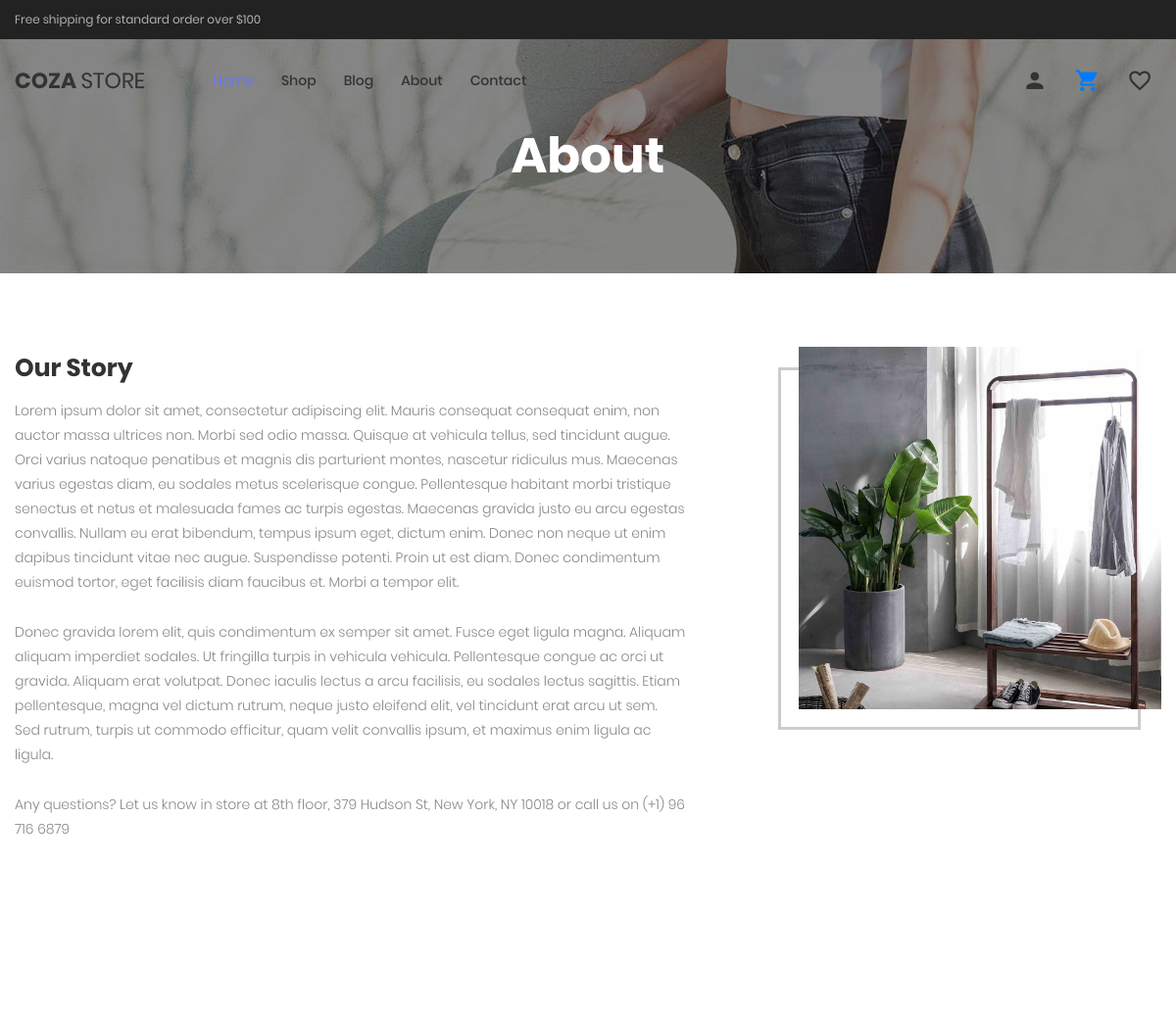
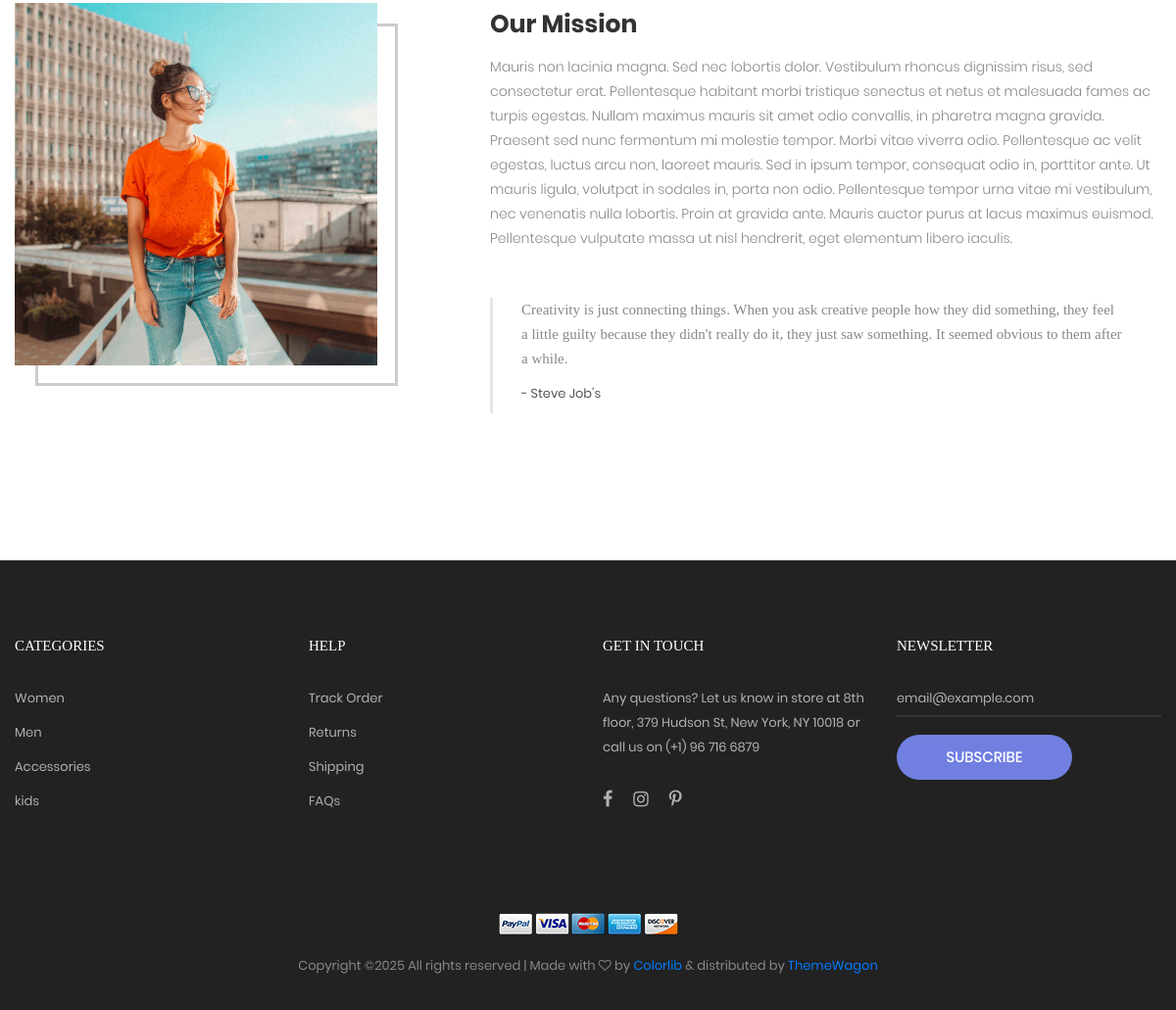
The page /about/ on the database its author committed (2 pictures, top to bottom).
### demo/models.py (models this page shows, shortened)
class Category(models.Model):
    category_name=models.CharField(max_length=200)
    category_img=models.ImageField(upload_to='media/')

### demo/views.py (the view)
# urls.py: path('about/',about),
def about(request):
    categories=Category.objects.all()
    return render(request,'about.html',{'categories':categories,})

### demo/templates/about.html (shortened to what this page needs)
{% extends "header.html" %}
{% load static %}
{% block main %}
	<section class="bg-img1 txt-center p-lr-15 p-tb-92" style="background-image:url('{% static 'images/bg-01.jpg' %}');">
		<h2 class="ltext-105 cl0 txt-center">
			About
		</h2>
	</section>
	<section class="bg0 p-t-75 p-b-120">
		<div class="container">
			<div class="row p-b-148">
				<div class="col-md-7 col-lg-8">
					<div class="p-t-7 p-r-85 p-r-15-lg p-r-0-md">
						<h3 class="mtext-111 cl2 p-b-16">
							Our Story
						</h3>
						<p class="stext-113 cl6 p-b-26">
							Lorem ipsum dolor sit amet, consectetur adipiscing elit. Mauris consequat consequat enim, non auctor massa ultrices non. Morbi sed odio massa. Quisque at vehicula tellus, sed tincidunt augue. Orci varius natoque penatibus et magnis dis parturient montes, nascetur ridiculus mus. Maecenas varius egestas diam, eu sodales metus scelerisque congue. Pellentesque habitant morbi tristique senectus et netus et malesuada fames ac turpis egestas. Maecenas gravida justo eu arcu egestas convallis. Nullam eu erat bibendum, tempus ipsum eget, dictum enim. Donec non neque ut enim dapibus tincidunt vitae nec augue. Suspendisse potenti. Proin ut est diam. Donec condimentum euismod tortor, eget facilisis diam faucibus et. Morbi a tempor elit.
						</p>
						<p class="stext-113 cl6 p-b-26">
							Donec gravida lorem elit, quis condimentum ex semper sit amet. Fusce eget ligula magna. Aliquam aliquam imperdiet sodales. Ut fringilla turpis in vehicula vehicula. Pellentesque congue ac orci ut gravida. Aliquam erat volutpat. Donec iaculis lectus a arcu facilisis, eu sodales lectus sagittis. Etiam pellentesque, magna vel dictum rutrum, neque justo eleifend elit, vel tincidunt erat arcu ut sem. Sed rutrum, turpis ut commodo efficitur, quam velit convallis ipsum, et maximus enim ligula ac ligula.
						</p>
						<p class="stext-113 cl6 p-b-26">
							Any questions? Let us know in store at 8th floor, 379 Hudson St, New York, NY 10018 or call us on (+1) 96 716 6879
						</p>
					</div>
				</div>
				<div class="col-11 col-md-5 col-lg-4 m-lr-auto">
					<div class="how-bor1 ">
						<div class="hov-img0">
							<img src="{% static "images/about-01.jpg" %}" alt="IMG">
						</div>
					</div>
				</div>
			</div>
			<div class="row">
				<div class="order-md-2 col-md-7 col-lg-8 p-b-30">
					<div class="p-t-7 p-l-85 p-l-15-lg p-l-0-md">
						<h3 class="mtext-111 cl2 p-b-16">
							Our Mission
						</h3>
						<p class="stext-113 cl6 p-b-26">
							Mauris non lacinia magna. Sed nec lobortis dolor. Vestibulum rhoncus dignissim risus, sed consectetur erat. Pellentesque habitant morbi tristique senectus et netus et malesuada fames ac turpis egestas. Nullam maximus mauris sit amet odio convallis, in pharetra magna gravida. Praesent sed nunc fermentum mi molestie tempor. Morbi vitae viverra odio. Pellentesque ac velit egestas, luctus arcu non, laoreet mauris. Sed in ipsum tempor, consequat odio in, porttitor ante. Ut mauris ligula, volutpat in sodales in, porta non odio. Pellentesque tempor urna vitae mi vestibulum, nec venenatis nulla lobortis. Proin at gravida ante. Mauris auctor purus at lacus maximus euismod. Pellentesque vulputate massa ut nisl hendrerit, eget elementum libero iaculis.
						</p>
						<div class="bor16 p-l-29 p-b-9 m-t-22">
							<p class="stext-114 cl6 p-r-40 p-b-11">
								Creativity is just connecting things. When you ask creative people how they did something, they feel a little guilty because they didn't really do it, they just saw something. It seemed obvious to them after a while.
							</p>
							<span class="stext-111 cl8">
								- Steve Job’s
							</span>
						</div>
					</div>
				</div>
				<div class="order-md-1 col-11 col-md-5 col-lg-4 m-lr-auto p-b-30">
					<div class="how-bor2">
						<div class="hov-img0">
							<img src="{% static "images/about-02.jpg" %}" alt="IMG">
						</div>
					</div>
				</div>
			</div>
		</div>
	</section>
{% endblock main %}

### demo/templates/header.html (shortened to what this page needs)
<!DOCTYPE html>
{% load static %}
<html lang="en">
<head>
	<link rel="stylesheet" type="text/css" href="{% static 'vendor/bootstrap/css/bootstrap.min.css' %}">
	<link rel="stylesheet" type="text/css" href="{% static 'fonts/font-awesome-4.7.0/css/font-awesome.min.css' %}">
	<link rel="stylesheet" type="text/css" href="{% static 'fonts/iconic/css/material-design-iconic-font.min.css' %}">
	<link rel="stylesheet" type="text/css" href="{% static 'fonts/linearicons-v1.0.0/icon-font.min.css' %}">
	<link rel="stylesheet" type="text/css" href="{% static 'vendor/animate/animate.css' %}">
	<link rel="stylesheet" type="text/css" href="{% static 'vendor/css-hamburgers/hamburgers.min.css' %}">
	<link rel="stylesheet" type="text/css" href="{% static 'vendor/animsition/css/animsition.min.css' %}">
	<link rel="stylesheet" type="text/css" href="{% static 'vendor/select2/select2.min.css' %}">
	<link rel="stylesheet" type="text/css" href="{% static 'vendor/daterangepicker/daterangepicker.css' %}">
	<link rel="stylesheet" type="text/css" href="{% static 'vendor/slick/slick.css' %}">
	<link rel="stylesheet" type="text/css" href="{% static 'vendor/MagnificPopup/magnific-popup.css' %}">
	<link rel="stylesheet" type="text/css" href="{% static 'vendor/perfect-scrollbar/perfect-scrollbar.css' %}">
	<link rel="stylesheet" type="text/css" href="{% static 'css/util.css' %}">
	<link rel="stylesheet" type="text/css" href="{% static 'css/main.css' %}">
	<link rel="stylesheet" type="text/css" href="{% static 'css/icon.css' %}">
</head>
<body class="animsition">
	<header>
		<div class="container-menu-desktop">
			<div class="top-bar">
				<div class="content-topbar flex-sb-m h-full container">
					<div class="left-top-bar">
						Free shipping for standard order over $100
					</div>
				</div>
			</div>
			<div class="wrap-menu-desktop">
				<nav class="limiter-menu-desktop container">
					<a href="/" class="logo">
						<img src=" {% static "images/icons/logo-01.png" %}" alt="IMG-LOGO">
					</a>
					<div class="menu-desktop">
						<ul class="main-menu">
							<li class="active-menu">
								<a href="/">Home</a>
							</li>
							<li>
								<a href="/shop">Shop</a>
							</li>
							<li>
								<a href="/blog">Blog</a>
							</li>
							<li>
								<a href="/about">About</a>
							</li>
							<li>
								<a href="/contact">Contact</a>
							</li>
						</ul>
					</div>
					<div class="wrap-icon-header flex-w flex-r-m">
						<div class="icon-header-item cl2 hov-cl1 trans-04 p-l-22 p-r-11 js-show-modal-account">
							<i class="zmdi zmdi-account"></i>
						</div>
						<div class="icon-header-item cl2 hov-cl1 trans-04 p-l-22 p-r-11 js-show-cart">
							<a href="/cart">
							<i class="zmdi zmdi-shopping-cart"></i>
							</a>
						</div>
						<a href="/wishlist" class="dis-block icon-header-item cl2 hov-cl1 trans-04 p-l-22 p-r-11 ">
							<i class="zmdi zmdi-favorite-outline"></i>
						</a>
					</div>
				</nav>
			</div>
		</div>
	</header>
{% block main %}
{% endblock main %}
	<footer class="bg3 p-t-75 p-b-32">
		<div class="container">
			<div class="row">
				<div class="col-sm-6 col-lg-3 p-b-50">
					<h4 class="stext-301 cl0 p-b-30">
						Categories
					</h4>
					<ul>
						{% for i in categories%}
						<li class="p-b-10">
							<a href="#" class="stext-107 cl7 hov-cl1 trans-04">
								{{i.category_name}}
							</a>
						</li>
						{% endfor %}
					</ul>
				</div>
				<div class="col-sm-6 col-lg-3 p-b-50">
					<h4 class="stext-301 cl0 p-b-30">
						Help
					</h4>
					<ul>
						<li class="p-b-10">
							<a href="#" class="stext-107 cl7 hov-cl1 trans-04">
								Track Order
							</a>
						</li>
						<li class="p-b-10">
							<a href="#" class="stext-107 cl7 hov-cl1 trans-04">
								Returns
							</a>
						</li>
						<li class="p-b-10">
							<a href="#" class="stext-107 cl7 hov-cl1 trans-04">
								Shipping
							</a>
						</li>
						<li class="p-b-10">
							<a href="#" class="stext-107 cl7 hov-cl1 trans-04">
								FAQs
							</a>
						</li>
					</ul>
				</div>
				<div class="col-sm-6 col-lg-3 p-b-50">
					<h4 class="stext-301 cl0 p-b-30">
						GET IN TOUCH
					</h4>
					<p class="stext-107 cl7 size-201">
						Any questions? Let us know in store at 8th floor, 379 Hudson St, New York, NY 10018 or call us on (+1) 96 716 6879
					</p>
					<div class="p-t-27">
						<a href="#" class="fs-18 cl7 hov-cl1 trans-04 m-r-16">
							<i class="fa fa-facebook"></i>
						</a>
						<a href="#" class="fs-18 cl7 hov-cl1 trans-04 m-r-16">
							<i class="fa fa-instagram"></i>
						</a>
						<a href="#" class="fs-18 cl7 hov-cl1 trans-04 m-r-16">
							<i class="fa fa-pinterest-p"></i>
						</a>
					</div>
				</div>
				<div class="col-sm-6 col-lg-3 p-b-50">
					<h4 class="stext-301 cl0 p-b-30">
						Newsletter
					</h4>
					<form>
						<div class="wrap-input1 w-full p-b-4">
							<input class="input1 bg-none plh1 stext-107 cl7" type="text" name="email" placeholder="email@example.com">
						</div>
						<div class="p-t-18">
							<button class="flex-c-m stext-101 cl0 size-103 bg1 bor1 hov-btn2 p-lr-15 trans-04">
								Subscribe
							</button>
						</div>
					</form>
				</div>
			</div>
			<div class="p-t-40">
				<div class="flex-c-m flex-w p-b-18">
					<a href="#" class="m-all-1">
						<img src="{% static "images/icons/icon-pay-01.png" %}" alt="ICON-PAY">
					</a>
					<a href="#" class="m-all-1">
						<img src="{% static "images/icons/icon-pay-02.png" %}" alt="ICON-PAY">
					</a>
					<a href="#" class="m-all-1">
						<img src="{% static "images/icons/icon-pay-03.png" %}" alt="ICON-PAY">
					</a>
					<a href="#" class="m-all-1">
						<img src="{% static "images/icons/icon-pay-04.png" %}" alt="ICON-PAY">
					</a>
					<a href="#" class="m-all-1">
						<img src="{% static "images/icons/icon-pay-05.png" %}" alt="ICON-PAY">
					</a>
				</div>
				<p class="stext-107 cl6 txt-center">
Copyright &copy;<script>document.write(new Date().getFullYear());</script> All rights reserved | Made with <i class="fa fa-heart-o" aria-hidden="true"></i> by <a href="https://colorlib.com" target="_blank">Colorlib</a> &amp; distributed by <a href="https://themewagon.com" target="_blank">ThemeWagon</a>
				</p>
			</div>
		</div>
	</footer>
</body>
</html>

### static/css/main.css (style rules this page uses)
.container { max-width: 1380px; }
@media (max-width: 1600px) { .container { max-width: 1200px; } }
.container-menu-desktop { height: auto; width: 100%; position: relative; -webkit-transition: all 0.3s; -o-transition: all 0.3s; -moz-transition: all 0.3s; transition: all 0.3s; }
.top-bar { height: 40px; background-color: #222; }
.left-top-bar { font-family: Poppins-Regular; font-size: 12px; line-height: 1.8; color: #b2b2b2; }
.wrap-menu-desktop { position: fixed; z-index: 1100; background-color: transparent; width: 100%; height: 84px; top: 40px; left: 0px; -webkit-transition: height 0.3s, background-color 0.3s; -o-transition: height 0.3s, background-color 0.3s; -moz-transition: height 0.3s, background-color 0.3s; transition: height 0.3s, background-color 0.3s; }
.limiter-menu-desktop { height: 100%; display: -webkit-box; display: -webkit-flex; display: -moz-box; display: -ms-flexbox; display: flex; align-items: center; background-color: transparent; }
.logo { display: -webkit-box; display: -webkit-flex; display: -moz-box; display: -ms-flexbox; display: flex; align-items: center; height: 65%; margin-right: 55px; }
.logo img { max-width: 100%; max-height: 100%; }
.menu-desktop { display: -webkit-box; display: -webkit-flex; display: -moz-box; display: -ms-flexbox; display: flex; align-items: center; height: 100%; }
.main-menu { list-style-type: none; margin: 0; display: -webkit-box; display: -webkit-flex; display: -moz-box; display: -ms-flexbox; display: flex; align-items: center; }
.main-menu > li { display: block; position: relative; padding: 20px 10px 20px 0px; margin: 0px 4px 0px 14px; }
.main-menu > li > a { font-family: Poppins-Medium; font-size: 14px; color: #333; padding: 5px 0px; transition: all 0.4s; -webkit-transition: all 0.4s; -o-transition: all 0.4s; -moz-transition: all 0.4s; }
.wrap-icon-header { flex-grow: 1; }
.icon-header-item { position: relative; font-size: 26px; line-height: 1; cursor: pointer; }
.main-menu > li.active-menu > a { color: #6c7ae0; }
.cl0 { color: #fff; }
.cl2 { color: #333; }
.cl6 { color: #888; }
.cl7 { color: #b2b2b2; }
.cl8 { color: #555; }
.stext-101 { font-family: Poppins-Medium; font-size: 15px; line-height: 1.466667; text-transform: uppercase; }
.stext-107 { font-family: Poppins-Regular; font-size: 13px; line-height: 1.923; }
.stext-111 { font-family: Poppins-Regular; font-size: 13px; line-height: 1.6923; }
.stext-113 { font-family: Poppins-Light; font-size: 14px; line-height: 1.7857; }
.stext-114 { font-family: Poppins-Italic; font-size: 15px; line-height: 1.666667; }
.stext-301 { font-family: Montserrat-Bold; font-size: 15px; line-height: 1.6; text-transform: uppercase; }
.mtext-111 { font-family: Poppins-Bold; font-size: 25px; line-height: 1.2; }
.ltext-105 { font-family: Poppins-Bold; font-size: 50px; line-height: 1.1; }
.size-103 { min-width: 179px; height: 46px; }
.size-201 { max-width: 270px; }
.bg-none { background-color: transparent; }
.bg0 { background-color: #fff; }
.bg1 { background-color: #717fe0; }
.bg3 { background-color: #222; }
.bg-img1 { background-size: cover; background-position: center center; background-repeat: no-repeat; }
.bor1 { border-radius: 23px; }
.bor16 { border-left: 3px solid #e6e6e6; }
.wrap-input1 { position: relative; border-bottom: 2px solid rgba(204,204,204, 0.1); }
.input1 { background-color: transparent; width: 100%; }
.how-bor2, .how-bor1 { position: relative; z-index: 1; }
.how-bor2::before, .how-bor1::before { content: ""; display: block; position: absolute; z-index: -1; width: 100%; height: 100%; border: 3px solid #ccc; }
.how-bor1::before { bottom: -21px; left: -21px; }
.how-bor2::before { bottom: -21px; right: -21px; }
.hov-img0 { display: block; overflow: hidden; }
.hov-img0 img { width: 100%; -webkit-transition: transform 0.9s ease; -o-transition: transform 0.9s ease; -moz-transition: transform 0.9s ease; transition: transform 0.9s ease; }

### rows shown on the page
Category: category_name "Women"
Category: category_name "Men"
Category: category_name "Accessories"
Category: category_name "kids"
